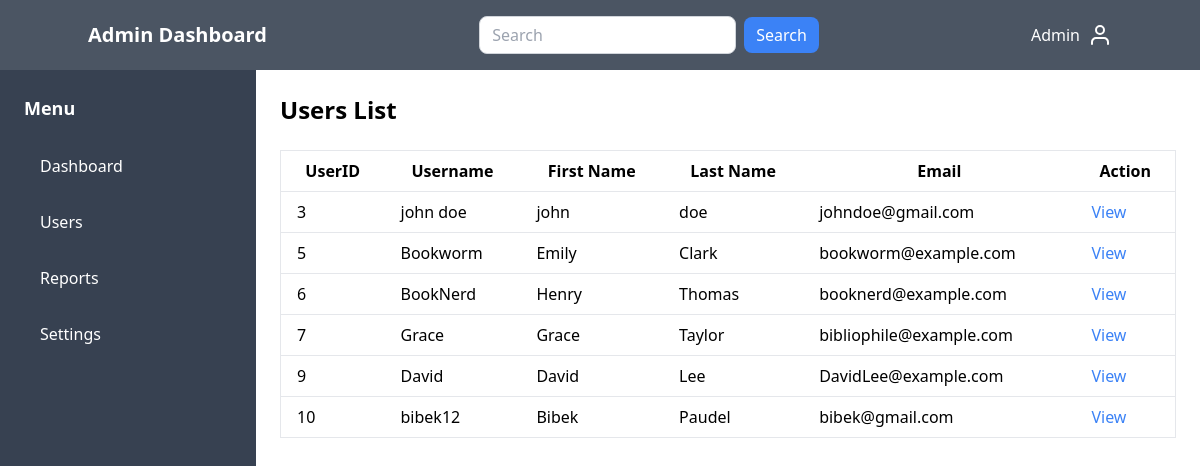
Screenshot of /admin/users_info.php with the database file from the repository.
### tables this page shows
CREATE TABLE `users` (
  `UserID` int(11) NOT NULL,
  `Username` varchar(50) NOT NULL,
  `Email` varchar(100) NOT NULL,
  `PasswordHash` varchar(255) NOT NULL,
  `FirstName` varchar(50) DEFAULT NULL,
  `LastName` varchar(50) DEFAULT NULL,
  `ProfilePicture` varchar(255) DEFAULT NULL,
  `Bio` text DEFAULT NULL,
  `JoinDate` datetime DEFAULT current_timestamp(),
  `LastLogin` datetime DEFAULT NULL,
  `IsAdmin` tinyint(1) DEFAULT 0,
  `IsSuspended` tinyint(1) DEFAULT 0,
  `SuspensionEndDate` datetime DEFAULT NULL,
  `IsBanned` tinyint(1) DEFAULT 0,
  `Location` varchar(255) DEFAULT NULL,
  `FavoriteGenres` varchar(255) DEFAULT NULL,
  `DateOfBirth` date DEFAULT NULL
);

### admin/users_info.php (the view, shortened to what this page needs)
<?php
include('../includes/config.php');
$query = "SELECT UserID, Username, FirstName, LastName, Email, ProfilePicture FROM Users";
$stmt = $pdo->query($query);
$users = $stmt->fetchAll(PDO::FETCH_ASSOC);
?>
<!DOCTYPE html>
<html lang="en">
<head>
    <link href="https://cdn.jsdelivr.net/npm/tailwindcss@2.2.19/dist/tailwind.min.css" rel="stylesheet">
    <link rel="stylesheet" href="assets/css/style.css">
</head>
<body>
    <?php include('components/header.php'); ?>
    <div class="flex">
        <?php include('components/sidebar.php'); ?>
        <main class="flex-1 p-6">
            <div class="container mx-auto">
                <h2 class="text-2xl font-semibold mb-6">Users List</h2>
                <table class="min-w-full bg-white border border-gray-200">
                    <thead>
                        <tr>
                            <th class="py-2 px-4 border-b">UserID</th>
                            <th class="py-2 px-4 border-b">Username</th>
                            <th class="py-2 px-4 border-b">First Name</th>
                            <th class="py-2 px-4 border-b">Last Name</th>
                            <th class="py-2 px-4 border-b">Email</th>
                            <th class="py-2 px-4 border-b">Action</th>
                        </tr>
                    </thead>
                    <tbody>
                        <?php foreach ($users as $user): ?>
                        <tr>
                            <td class="py-2 px-4 border-b"><?php echo htmlspecialchars($user['UserID']); ?></td>
                            <td class="py-2 px-4 border-b"><?php echo htmlspecialchars($user['Username']); ?></td>
                            <td class="py-2 px-4 border-b"><?php echo htmlspecialchars($user['FirstName']); ?></td>
                            <td class="py-2 px-4 border-b"><?php echo htmlspecialchars($user['LastName']); ?></td>
                            <td class="py-2 px-4 border-b"><?php echo htmlspecialchars($user['Email']); ?></td>
                            <td class="py-2 px-4 border-b">
                                <a href="user_details.php?id=<?php echo htmlspecialchars($user['UserID']); ?>" class="text-blue-500 hover:underline">View</a>
                            </td>
                        </tr>
                        <?php endforeach; ?>
                    </tbody>
                </table>
            </div>
        </main>
    </div>
</body>
</html>

### rows the page displays
users: UserID "3", Username "john doe", FirstName "john", LastName "doe", Email "johndoe@gmail.com"
users: UserID "5", Username "Bookworm", FirstName "Emily", LastName "Clark", Email "bookworm@example.com"
users: UserID "6", Username "BookNerd", FirstName "Henry", LastName "Thomas", Email "booknerd@example.com"
users: UserID "7", Username "Grace", FirstName "Grace", LastName "Taylor", Email "bibliophile@example.com"
users: UserID "9", Username "David", FirstName "David", LastName "Lee", Email "DavidLee@example.com"
users: UserID "10", Username "bibek12", FirstName "Bibek", LastName "Paudel", Email "bibek@gmail.com"
